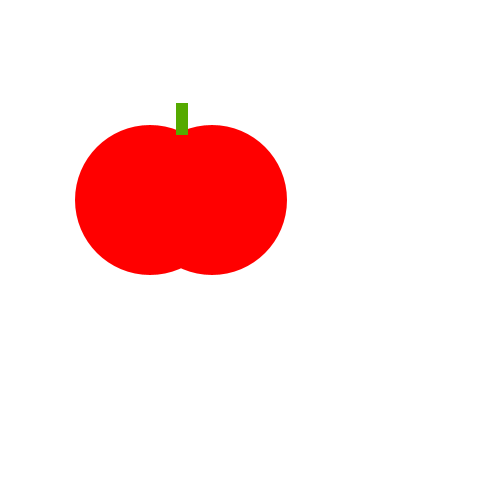
Frame 1 (no input)
Frame 60 (the mouse pressed at the canvas centre just before this capture): identical to frame 1, image omitted
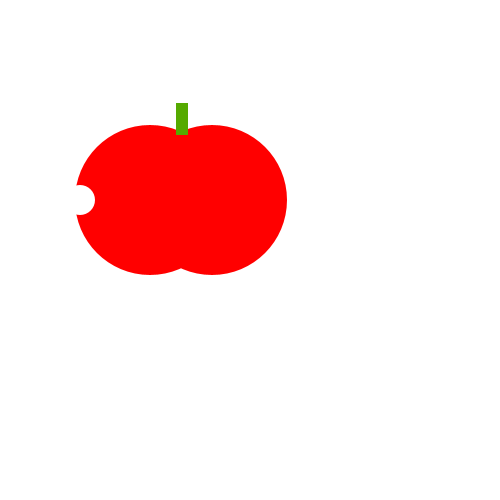
Frame 120 (the mouse held since frame 60 and released just before this capture)

The Processing sketch that drew these frames (run headless with seeded random() and noise(); from frame 60 on, the mouse is pressed at the canvas centre):

// Processing sketch: MyTastyTomato
// ── MyTastyTomato.pde
void setup(){
  size(500,500);
}
void draw(){
  background(#FFFFFF);
  noStroke();
  fill(#FF0000);
  ellipse(150,200,150,150);
  ellipse(212,200,150,150);
  fill(#55AA00);
  rect(176,103,12,32);
  if(mousePressed){
    fill(#FFFFFF);   
    ellipse(80,200,30,30);
  }  
}
